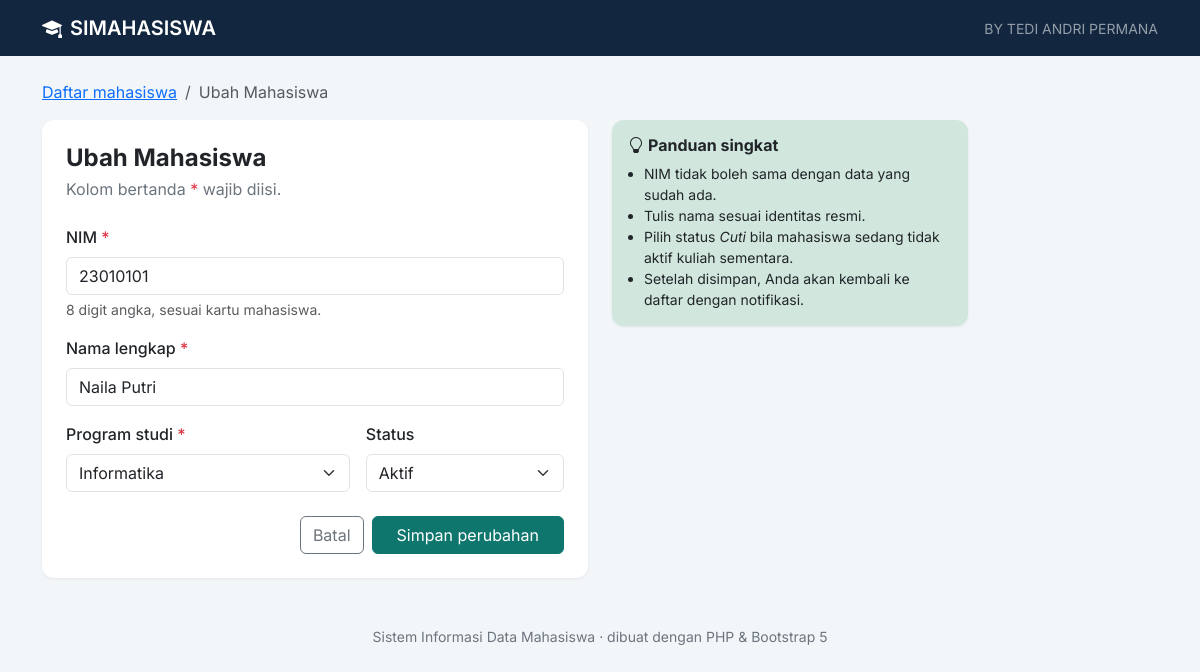
Screenshot of /form.php?nim=23010101 with the database file from the repository.
### tables this page shows
CREATE TABLE mahasiswa (
    nim TEXT PRIMARY KEY, nama TEXT NOT NULL, prodi TEXT NOT NULL, status TEXT NOT NULL DEFAULT "Aktif");

### config.php (called while the page is built, shortened)
<?php
function e(string $s): string { return htmlspecialchars($s, ENT_QUOTES, 'UTF-8'); }
function pull_flash(): ?array {
    $f = $_SESSION['flash'] ?? null;
    return $f;
}

### form.php (the view, shortened to what this page needs)
<?php
require __DIR__ . '/config.php';
$editNim = $_GET['nim'] ?? null;
$data = ['nim' => '', 'nama' => '', 'prodi' => '', 'status' => 'Aktif'];
if ($editNim !== null) {
    $stmt = $pdo->prepare('SELECT * FROM mahasiswa WHERE nim = ?');
    $stmt->execute([$editNim]);
    $data = $stmt->fetch();
}
$errors = [];
$isEdit = $editNim !== null;
$title = $isEdit ? 'Ubah Mahasiswa' : 'Tambah Mahasiswa';
$cls = fn(string $f) => isset($errors[$f]) ? ' is-invalid' : '';
require __DIR__ . '/partials/header.php';
?>
<nav aria-label="breadcrumb"><ol class="breadcrumb">
  <li class="breadcrumb-item"><a href="index.php">Daftar mahasiswa</a></li>
  <li class="breadcrumb-item active" aria-current="page"><?= e($title) ?></li>
</ol></nav>
<div class="row g-4">
  <div class="col-12 col-lg-7 col-xl-6">
    <div class="card"><div class="card-body p-4">
      <h1 class="h4 fw-bold mb-1"><?= e($title) ?></h1>
      <p class="text-secondary mb-4">Kolom bertanda <span class="text-danger">*</span> wajib diisi.</p>
      <form method="post" class="needs-validation" novalidate>
        <div class="mb-3">
          <label for="nim" class="form-label fw-medium">NIM <span class="text-danger">*</span></label>
          <input type="text" id="nim" name="nim" value="<?= e($data['nim']) ?>" class="form-control<?= $cls('nim') ?>"
                 placeholder="Contoh: 23010101" inputmode="numeric" pattern="\d{8}" maxlength="8" required aria-describedby="nimHelp">
          <div id="nimHelp" class="form-text">8 digit angka, sesuai kartu mahasiswa.</div>
        </div>
        <div class="mb-3">
          <label for="nama" class="form-label fw-medium">Nama lengkap <span class="text-danger">*</span></label>
          <input type="text" id="nama" name="nama" value="<?= e($data['nama']) ?>" class="form-control<?= $cls('nama') ?>"
                 placeholder="Masukkan nama sesuai identitas" minlength="3" required>
        </div>
        <div class="row g-3 mb-4">
          <div class="col-12 col-sm-7">
            <label for="prodi" class="form-label fw-medium">Program studi <span class="text-danger">*</span></label>
            <select id="prodi" name="prodi" class="form-select<?= $cls('prodi') ?>" required>
              <?php foreach (PRODI as $p): ?><option <?= $data['prodi'] === $p ? 'selected' : '' ?>><?= e($p) ?></option><?php endforeach; ?>
            </select>
          </div>
          <div class="col-12 col-sm-5">
            <label for="status" class="form-label fw-medium">Status</label>
            <select id="status" name="status" class="form-select">
              <?php foreach (STATUS as $s => $_): ?><option <?= $data['status'] === $s ? 'selected' : '' ?>><?= $s ?></option><?php endforeach; ?>
            </select>
          </div>
        </div>
        <div class="d-flex flex-column-reverse flex-sm-row justify-content-end gap-2">
          <a href="index.php" class="btn btn-outline-secondary">Batal</a>
          <button type="submit" class="btn btn-primary px-4"><?= $isEdit ? 'Simpan perubahan' : 'Simpan data' ?></button>
        </div>
      </form>
    </div></div>
  </div>
  <aside class="col-12 col-lg-5 col-xl-4">
    <div class="card bg-success-subtle"><div class="card-body">
      <h2 class="h6 fw-bold"><i class="bi bi-lightbulb me-1"></i>Panduan singkat</h2>
      <ul class="small mb-0 ps-3">
        <li>NIM tidak boleh sama dengan data yang sudah ada.</li>
        <li>Tulis nama sesuai identitas resmi.</li>
        <li>Pilih status <em>Cuti</em> bila mahasiswa sedang tidak aktif kuliah sementara.</li>
        <li>Setelah disimpan, Anda akan kembali ke daftar dengan notifikasi.</li>
      </ul>
    </div></div>
  </aside>
</div>
<?php require __DIR__ . '/partials/footer.php'; ?>

### assets/style.css (style rules this page uses)
:root { --brand: #0f766e; --brand-dark: #0b5f58; --ink: #12263f; }
body { font-family: 'Inter', system-ui, sans-serif; background: #f3f6f9; color: var(--ink); }
.btn-primary { --bs-btn-bg: var(--brand); --bs-btn-border-color: var(--brand); --bs-btn-hover-bg: var(--brand-dark); --bs-btn-hover-border-color: var(--brand-dark); --bs-btn-active-bg: var(--brand-dark); --bs-btn-active-border-color: var(--brand-dark); }
.card { border: 0; border-radius: .75rem; box-shadow: 0 1px 3px rgba(18,38,63,.08); }

### rows the page displays
mahasiswa: nim "23010101", nama "Naila Putri", status "Aktif"

### other values shown
$title "Ubah Mahasiswa"
form field prodi "Informatika"
